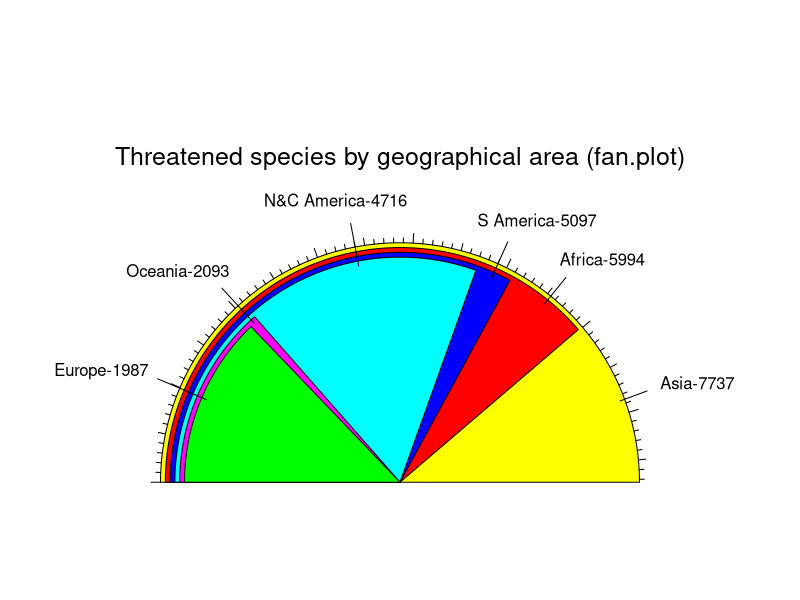

The R source for this figure:
library(plotrix)


### Name: fan.plot
### Title: Display a fan plot
### Aliases: fan.plot
### Keywords: misc

### ** Examples

 iucn.df<-data.frame(area=c("Africa","Asia","Europe","N&C America",
  "S America","Oceania"),threatened=c(5994,7737,1987,4716,5097,2093))
 fan.plot(iucn.df$threatened,max.span=pi,
  labels=paste(iucn.df$area,iucn.df$threatened,sep="-"),
  main="Threatened species by geographical area (fan.plot)",ticks=276)
